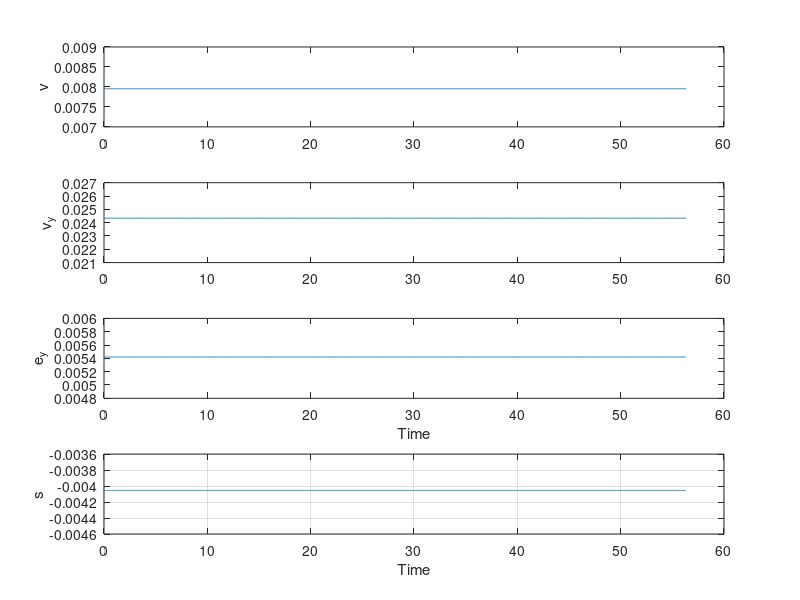
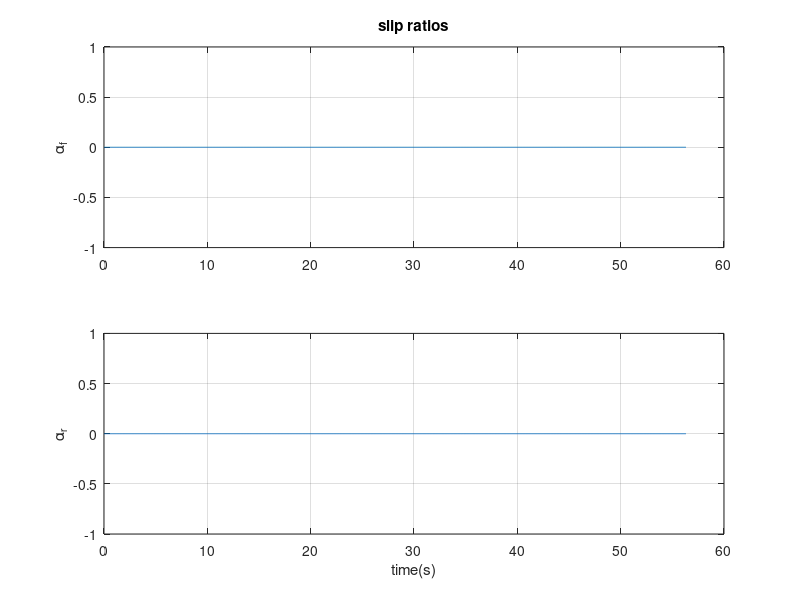

Write MATLAB code to recreate these figures, in order. (Note: this script raises an error after producing the figures.)
%load the data 
load  data_nominal_states.txt;

load data_msg_nom_u.txt;

u_ctrl = data_msg_nom_u(:,2:3);

y1_nom = data_nominal_states(:,2:9);
T_sampl_nom = 0.01; 
t = T_sampl_nom:T_sampl_nom:T_sampl_nom*size(y1_nom,1);
figure(1);
subplot(4,1,1);
plot(t , y1_nom(:,1));
ylabel('v');

subplot(4,1,2);
plot(t , y1_nom(:,2));
ylabel('v_y');

subplot(4,1,3);
plot(t , y1_nom(:,5));
ylabel(  'e_y'); 
xlabel('Time');

subplot(4,1,4);
plot(t , y1_nom(:,6)); grid; 
ylabel(  's'); 
xlabel('Time');  




close all;


% load sim_data.mat;


% t = t1;

P_nom =   y1_nom(:, [6,5]); 
y1_actual = y1_nom;
P_sens = y1_nom(:, [6,5]); 
P_cente = P_sens;

%%0815, record the reference trajectory: 
% reference = u_ctrl(3:end,:);   %9-by-n, traj, dot traj, ddot traj,  here traj = [phi, ey, s];
% P_cente=reference([3,2],:)';
%0815, traj_ob_seris: 2*n-by-no_ob

 load data_traj_ob.txt;
%  traj_ob_seris = data_traj_ob; 
 
traj_ob_seris = data_traj_ob;
%0815, traj_ob_seris: 2*n-by-no_ob
no_ob = size(traj_ob_seris, 2);
traj_ob_plot = zeros(2, size(traj_ob_seris,1)/3, no_ob);
for i_ob =1:no_ob
    for i_time =1:size(traj_ob_seris,1)/3
        traj_ob_plot(:,i_time,i_ob) = traj_ob_seris((i_time-1)*3+1:(i_time-1)*3+2,i_ob);
    end
end

% 
% traj_ob_plot = zeros(2, length(t1), no_ob);
% for i_ob =1:no_ob
%     for i_time =1:length(t1)
%         traj_ob_plot(:,i_time,i_ob) = traj_ob_seris((i_time-1)*2+1:(i_time-1)*2+2,i_ob);
%     end
% end


%%road side:
road_side_x = min(P_sens(:,1)):0.1:max(P_sens(:,1));
road_side_y1 = 3.7*ones(1, length(road_side_x));
road_side_y2 = -3.7*ones(1, length(road_side_x));

delta = u_ctrl(:,2); 
% delta = 0; 
dot_y = y1_actual(:,2);
dot_x = y1_actual(:,1);
dot_psi = y1_actual(:,3); 

a = 1.68; 
b = 1.715; 

 
alpha_f= (dot_y+a*dot_psi)./dot_x - delta; 
alpha_r = (dot_y -b*dot_psi)./dot_x; 
alpha_f(dot_x<=1e-1) = 0;
alpha_r(dot_x<=1e-1) = 0;


figure(100); 
subplot(2,1,1);
plot(t,alpha_f ),grid;
ylabel('\alpha_f');
title('slip ratios');
% legend('P_c_o_m','P_s_e_n');

subplot(2,1,2);
plot(t,alpha_r ),grid;
ylabel('\alpha_r');
 xlabel('time(s)');


len = length(t); 
h_plot = zeros(len,1);

for i=1:len
    h_plot(i) = (P_sens(i,1) - 80)^2 + (P_sens(i,2) - 0.5)^2 -1;
end
 

figure(1); 
%the tube along nominal trajectory: 
dm = 1.414; %maximum disturbance 
k1 = 3; 
r_tube = dm/k1; 
for ii = 1:100:len     
    circle_tube(r_tube,P_nom(ii,1), P_nom(ii,2)); hold on;
end


% figure(1);   
plot(P_cente(:,1),P_cente(:,2),'-.', P_nom(:,1),P_nom(:,2), '--', P_sens(:,1),P_sens(:,2)),grid; hold on; legend('c','p_d', 'p');
plot(road_side_x,road_side_y1,'-.k',road_side_x,road_side_y2,'-.k'); hold on;
% axis equal;
xlabel('X(m)');ylabel('Y(m)');
title('POSITION TRACKING:SENSED VS COMMAND');
axis equal; 

% global pos_ob_array_pre radius_pre;
%pos_ob_array_pre(2, :) = - pos_ob_array_pre(2,:);  %only for plot the mpc data with mistake 
for i=1:no_ob
    plot(traj_ob_plot(1,1,i), traj_ob_plot(2, 1,i), '*r'); hold on; 
    Ds = traj_ob_seris(3, i);
    circle(Ds,traj_ob_plot(1,1,i), traj_ob_plot(2, 1,i)); hold on; 
end

%the trajectory of the obstacles: 
for i_ob =1:no_ob    
    plot(traj_ob_plot(1,:,i_ob), traj_ob_plot(2,:,i_ob), 'LineWidth', 4); hold on; 
end
 
 
figure(2);   
subplot(4,1,1);
plot(t,P_cente(:,1),'-.',t,P_sens(:,1)),grid;
ylabel('X(m)');
title('POSITION:SENSED VS COMMAND');
 

subplot(4,1,2);
plot(t,P_cente(:,2),'-.',t,P_sens(:,2)),grid;
ylabel('Y(m)');
 xlabel('time(s)');
 
 subplot(4,1,3);
plot(  t, y1_nom(:,1), '--',  t,y1_actual(:,1) ),grid;
legend('reference','nominal', 'actual');
ylabel('v(m/s)');
 xlabel('time(s)');
 
 subplot(4,1,4);
plot( t, y1_nom(:,4)/pi*180, '--',  t,y1_actual(:,4)/pi*180 ),grid;
ylabel('\psi(degree)');
 xlabel('time(s)');
 
 figure(20); 
  subplot(2,1,1);
plot(  t, y1_nom(:,2), '--',  t,y1_actual(:,2) ),grid;
legend( 'nominal', 'actual');
ylabel('v_y(m/s)');
 xlabel('time(s)');
 
 subplot(2,1,2);
plot(  t, y1_nom(:,3), '--',  t,y1_actual(:,3) ),grid;
ylabel('\dot \psi(rad/s)');
 xlabel('time(s)');
 
 
 figure(3);
 plot(t, h_plot); 
ylabel('distance');
 xlabel('time(s)');
 
 
 
 figure(4); 
 subplot(2,1,1);
  plot(t, u_ctrl(:,1)); 
ylabel('u_{nom}, a_x(m/s^2)');
 subplot(2,1,2);
  plot(t, u_ctrl(:,2)); 
ylabel('u_{nom}, steer(rad)');
 xlabel('time(s)');
 title('nominal control'); 
 
%   figure(5); 
%   plot(t, u1); 
% ylabel('u');
%  xlabel('time(s)');
%  title('actual control');
